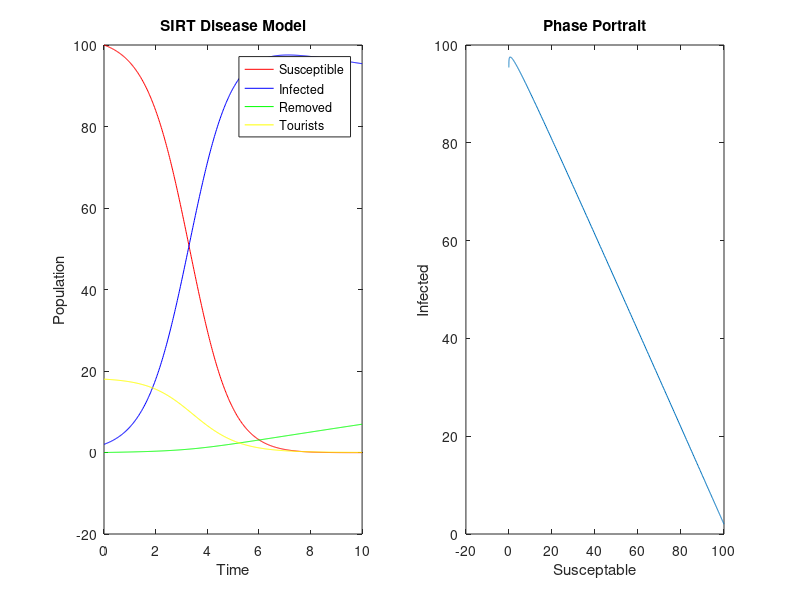

The MATLAB script that drew this image:
clear;
dt = 0.02;
N = ( 10 - 0 ) / dt;
a = 0.01;
b = 0.01;
c = 0.005
S(1) = 100;
I(1) = 2;
R(1) = 0;
T(1) = 18;
t(1) = 0;

 for n =1:N
     R( n + 1 ) =  R( n ) + dt * ( a * I( n )  + c * T ( n ) );
     I( n + 1 ) = I( n ) + dt * ( -a * I( n ) + b * I( n ) * S( n ) + b * I ( n ) * T ( n ) );
     S( n + 1 ) = S( n ) + dt * ( -b * I( n ) * S( n ) - b * I ( n ) * T ( n ) );
     T( n + 1 ) = T ( n ) + dt * ( -b * I ( n ) * T ( n ) + c );
     t( n + 1 ) = t( n ) + dt;
 end
 subplot(1,2,2)
 plot(S, I);
 xlabel('Susceptable');
 ylabel('Infected');
 title('Phase Portrait');
 subplot(1,2,1);
 plot(t, S, 'r');
 hold on;
 plot(t, I, 'b');
 hold on;
 plot(t, R, 'g');
 hold on;
 plot(t, T, 'y');
 legend('Susceptible', 'Infected', 'Removed', 'Tourists');
 xlabel('Time');
 ylabel('Population');
 title('SIRT Disease Model');
 hold off;